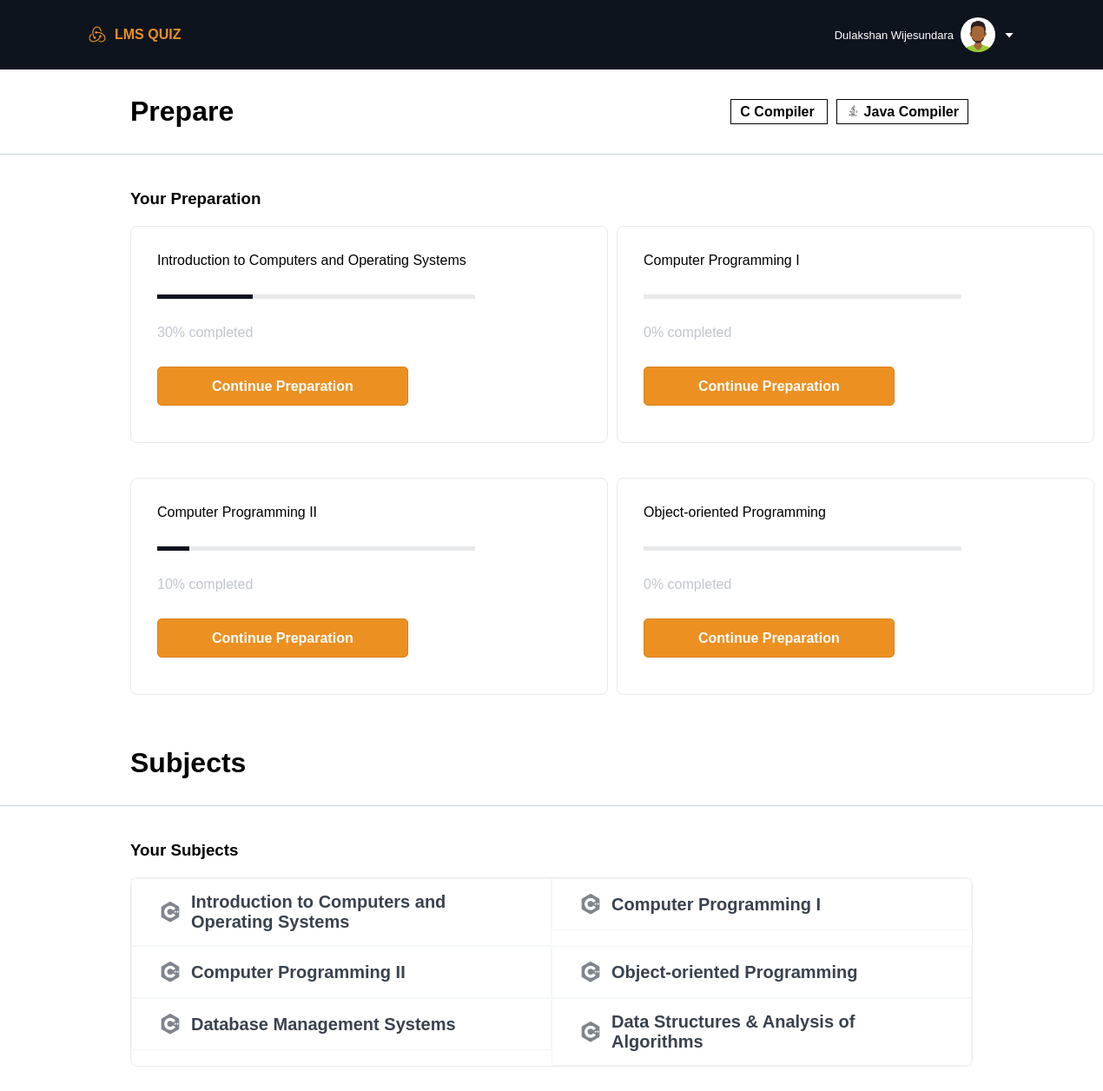
The app's page /student/dashboard.php (signed in) with its own data.
### tables this page shows
CREATE TABLE `modules` (
  `module_id` int(11) NOT NULL,
  `module_code` varchar(10) NOT NULL,
  `module_name` varchar(100) NOT NULL,
  `level` int(2) NOT NULL,
  `semester` int(2) NOT NULL,
  `lecturer_id` int(11) NOT NULL
);

### student/dashboard.php (the view, shortened to what this page needs)
<?php
    require("../db_config/db_config.php");
    $student_id = $_SESSION["user"]["index"];
?>
<!DOCTYPE html>
<html lang="en">
<head>
    <link rel="stylesheet" href="styles/dashboard.css">
    <link rel="stylesheet" href="https://cdn.jsdelivr.net/npm/boxicons@latest/css/boxicons.min.css">
</head>
<body>
    <?php
        include("components/header.php");
    ?>
    <div class="container">
        <div class="section_01">
            <div class="head">
                <h1>Prepare</h1>
                <div>
                <a href="c_compiler.php">
                    <span class="compiler-btn">C Compiler </span>
                </a>
                <a href="java_compiler.php">
                <span class="compiler-btn"><i class='bx bxl-java'></i> Java Compiler</span>
                </a>
                </div>
            </div>
            <div class="topic">
                <h3>Your Preparation</h3>
            </div>
            <div class="grid-div">
                <?php
                    $sql = "SELECT modules.module_id,module_name FROM modules, progress_module WHERE progress_module.module_id = modules.module_id AND student_id = $student_id";
                    $result = mysqli_query($conn, $sql);
                    if (mysqli_num_rows($result) > 0) {
                      while($row = mysqli_fetch_assoc($result)) {
                        $module_id = $row["module_id"];
                        $get_precentage = "SELECT q_kit_id FROM q_kit WHERE student_id = '$student_id' AND module_id = '$module_id'";
                        $result_2 = mysqli_query($conn, $get_precentage);
                        if (mysqli_num_rows($result_2) > 0) {
                            $row_count = mysqli_num_rows($result_2);
                            $precentage = ($row_count/10)*100;
                        }
                        else{
                            $precentage = 0;
                        }
                        echo '
                            <div class="year">
                                <p style="margin-bottom: 30px;">'.$row["module_name"].'</p>
                                <div class="progress_bar">
                                    <div class="progress" style ="width:'.$precentage.'%"></div>
                                </div>
                                <p style="margin-bottom: 30px; color: #c1c5ce;">'.$precentage.'% completed</p>
                                <a href = "./questions_set.php?module='.$row["module_id"].'"><button class="admin-btn">Continue Preparation</button></a>
                            </div>
                        ';
                      }
                    }
                ?>
            </div>
        </div>
        <div class="section_02">
            <div class="head">
                <h1>Subjects</h1>
            </div>
            <div class="topic">
                <h3>Your Subjects</h3>
            </div>
            <div class="table">
                <div class="sub-table">
                    <?php
                        $sql = "SELECT module_id,module_name FROM modules";
                        $result = mysqli_query($conn, $sql);
                        if (mysqli_num_rows($result) > 0) {
                          while($row = mysqli_fetch_assoc($result)) {
                            echo '
                            <a href="./apis/add_modules_to_progress.php?module_id='.$row["module_id"].'"><div class="cell"><i class="bx bxl-c-plus-plus"></i>'.$row["module_name"].'</div></a>
                            ';
                          }
                        } else {
                          echo "0 results";
                        }
                    ?>
                </div>
            </div>
        </div>
    </div>
</body>
</html>

### student/styles/dashboard.css (style rules this page uses)
* { font-family: Arial; margin: 0; padding: 0; box-sizing: border-box; list-style: none; text-decoration: none; }
:root { --blue-dark: #0e141e; --orange-color: #EC9022; --orange-dark-color: #da831a; --white-color: white; --white-shade: #f2f5f7; --green-color: #40af0c; }
.container { width: 100%; height: auto; display: flex; flex-direction: column; }
.section_01 { width: 100%; height: auto; display: flex; flex-direction: column; }
.head { display: flex; align-items: center; justify-content: space-between; padding: 30px 150px; background-color: var(--white-color); border-bottom: 1px solid #c8d2db; width: 100%; }
.topic { padding: 40px 150px 20px 150px; }
.grid-div { width: 100%; height: auto; padding: 0 150px; display: grid; grid-template-columns: repeat(2, 1fr); gap: 10px; }
.year { border: 1px solid #eaeaec; border-radius: 0.5rem; padding-right: 80px; width: 550px; height: 250px; cursor: pointer; padding: 30px; margin-bottom: 30px; }
.admin-btn { font-size: 16px; font-weight: 600; padding: 0 62px; min-height: 45px; background-color: var(--orange-color); border: 1px solid var(--orange-dark-color); color: var(--white-color); cursor: pointer; border-radius: 5px; margin-bottom: 30px; }
.progress_bar { position: relative; width: 75%; height: 5px; background: #e8e9eb; margin-bottom: 30px; }
.progress { background-color: var(--blue-dark); height: 100%; width: 10%; }
.section_02 { width: 100%; height: auto; display: flex; flex-direction: column; }
.table { width: 100%; height: auto; padding: 0 150px; }
.sub-table { margin-bottom: 80px; border: 1px solid #eaeaec; border-radius: 0.5rem; display: grid; gap: 0px; grid-template-columns: repeat(2, 1fr); }
.cell { display: flex; padding: 15px 30px; border: 1px solid #f3f7f7; color: #39424e; align-items: center; font-weight: bold; font-size: 20px; cursor: pointer; }
.sub-table i { margin-right: 10px; font-size: 28px; color: #39424ea4; }

### student/dashboard.php (style rules this page uses)
a { color: black; }
.compiler-btn { border: 1px solid black; margin: 0px 5px; padding: 5px 10px; font-weight: 700 }

### records on screen
modules: module_name "Introduction to Computers and Operating Systems", precentage "30"
modules: module_name "Computer Programming I", precentage "0"
modules: module_name "Computer Programming II", precentage "10"
modules: module_name "Object-oriented Programming", precentage "0"
modules: module_name "Database Management Systems"
modules: module_name "Data Structures & Analysis of Algorithms"

### other values on screen
$_SESSION["user"]["name"] "Dulakshan Wijesundara"
